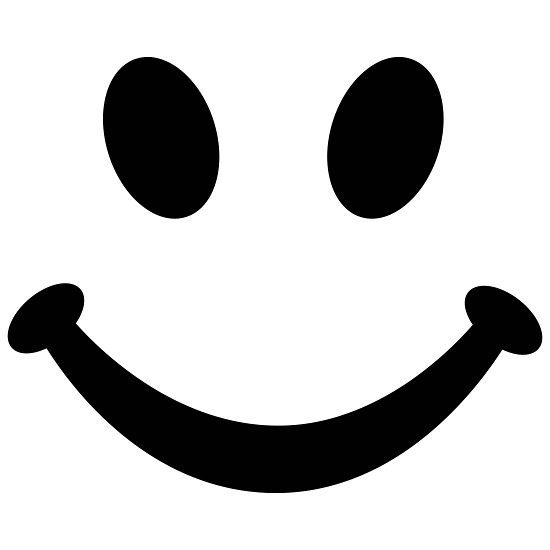
#> input picture tests/smiley-sourire-tapis-de-souris.jpg, 550 x 550 px
$ python image_to_pc.py smiley-sourire-tapis-de-souris.jpg
#> lines starting #> are read from the running program, lines starting #| are printed output that depends on the picture
from PIL import Image
import numpy as np
import sys

DIMENSIONS = 30
THRESHOLD = 128


def main():
    if len(sys.argv) != 2:
        raise ValueError("Usage: python image_to_pc.py <image>")

    # Open an image
    img = Image.open(sys.argv[1])
#> img is the input picture: PIL image 550x550 RGB; min 0, max 255, mean 200.7

    # Ensure height equals width
    if img.width != img.height:
        raise ValueError("Image must be square")

    # Crop image so size if multiple of DIMENSIONS
    new_size = img.width - (img.width % DIMENSIONS)
#> new_size = 540
    img = img.crop((0, 0, new_size, new_size))
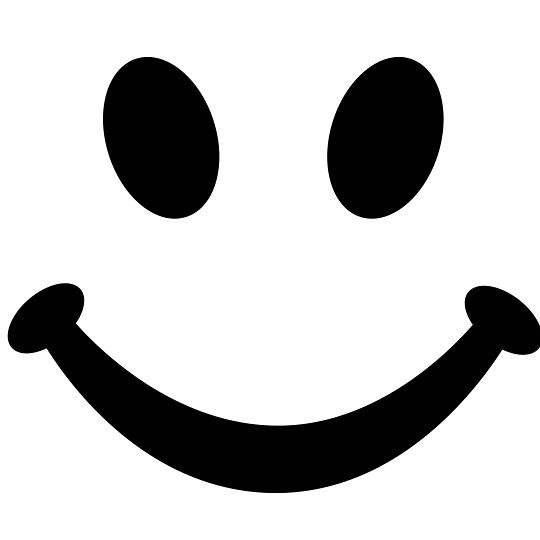
#> img: PIL image 540x540 RGB; min 0, max 255, mean 198.7

    # Build blocks
    blocks = createBlocks(img)
    print(blocks)
    writeBlocksToFile(blocks)


def createBlocks(img):
    pixels = img.load()
    block_size = img.width // DIMENSIONS
#> block_size = 18

    # Init numpy array representing blocks
    blocks = np.zeros((DIMENSIONS, DIMENSIONS))

    # Iterate over blocks
    for i in range(0, img.width, block_size):
        for j in range(0, img.height, block_size):
            # Iterate over pixels in block
            avg = 0
            for x in range(i, i + block_size):
                for y in range(j, j + block_size):
                    a = pixels[x, y]

                    if a > THRESHOLD:
                        avg += 1

            # Color pixel depending on average of pixels
            avg /= block_size**2
            avg = round(avg)
            color = 255 if avg == 1 else 0
            blocks[i // block_size, j // block_size] = color == 255
#> blocks: shape (30, 30) float64; every value is 0

            # [5 lines of commented-out code are left out]
    return blocks


def writeBlocksToFile(blocks):
    with open("out.pc", "w") as file:
        colLine = ""
        rowLine = ""

        for i in range(DIMENSIONS):
            row = blocks[i, :]
            col = blocks[:, i]

            lineNumber = 0
            colNumber = 0
            for j in range(DIMENSIONS):
                if row[j]:
                    lineNumber += 1
                elif lineNumber != 0:
                    colLine += f"{lineNumber} "
                    lineNumber = 0

                if col[j]:
                    colNumber += 1
                elif colNumber != 0:
                    rowLine += f"{colNumber} "
                    colNumber = 0

            if lineNumber != 0:
                colLine += f"{lineNumber} "
            if colNumber != 0:
                rowLine += f"{colNumber} "

            if i != DIMENSIONS - 1:
                colLine += "| "
                rowLine += "| "

        file.write(colLine + "\n")
        file.write(rowLine + "\n")


if __name__ == "__main__":
#> (the run stopped early here; a loop or call above may not have finished)
